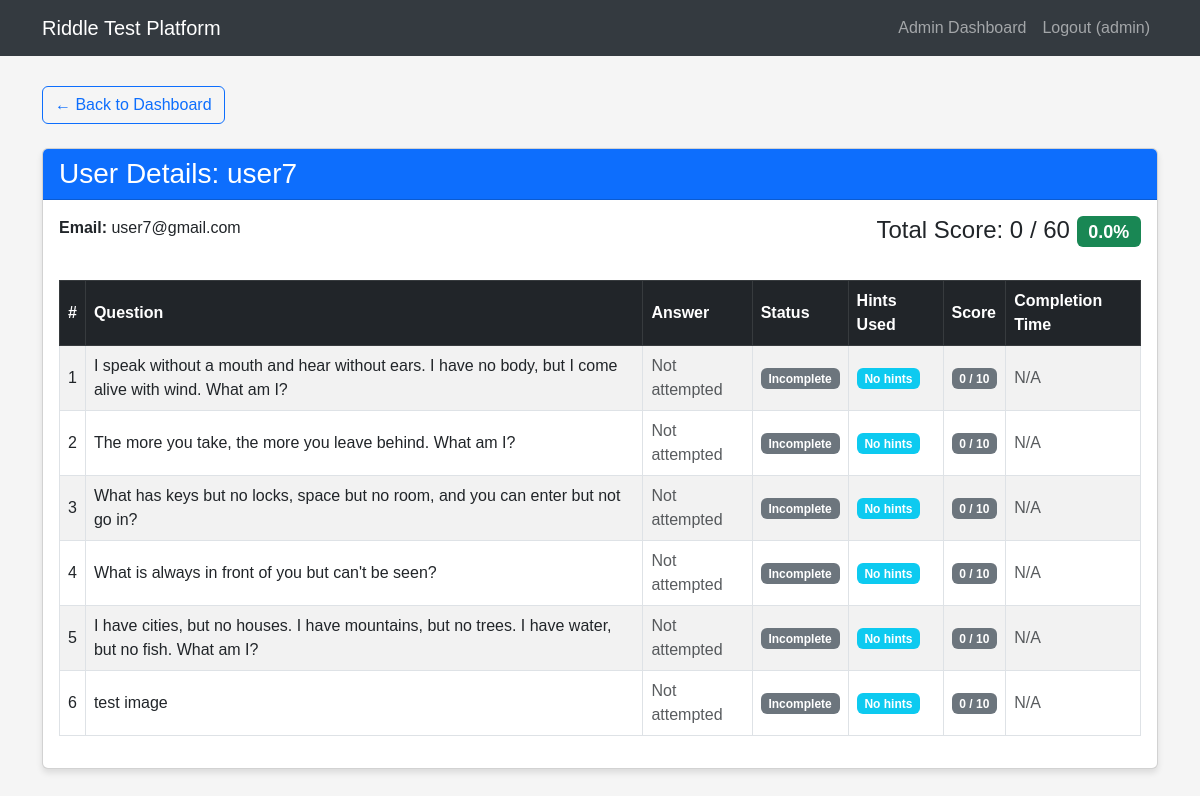
Page /admin/user_detail/10 (signed in) on the earlier database version.
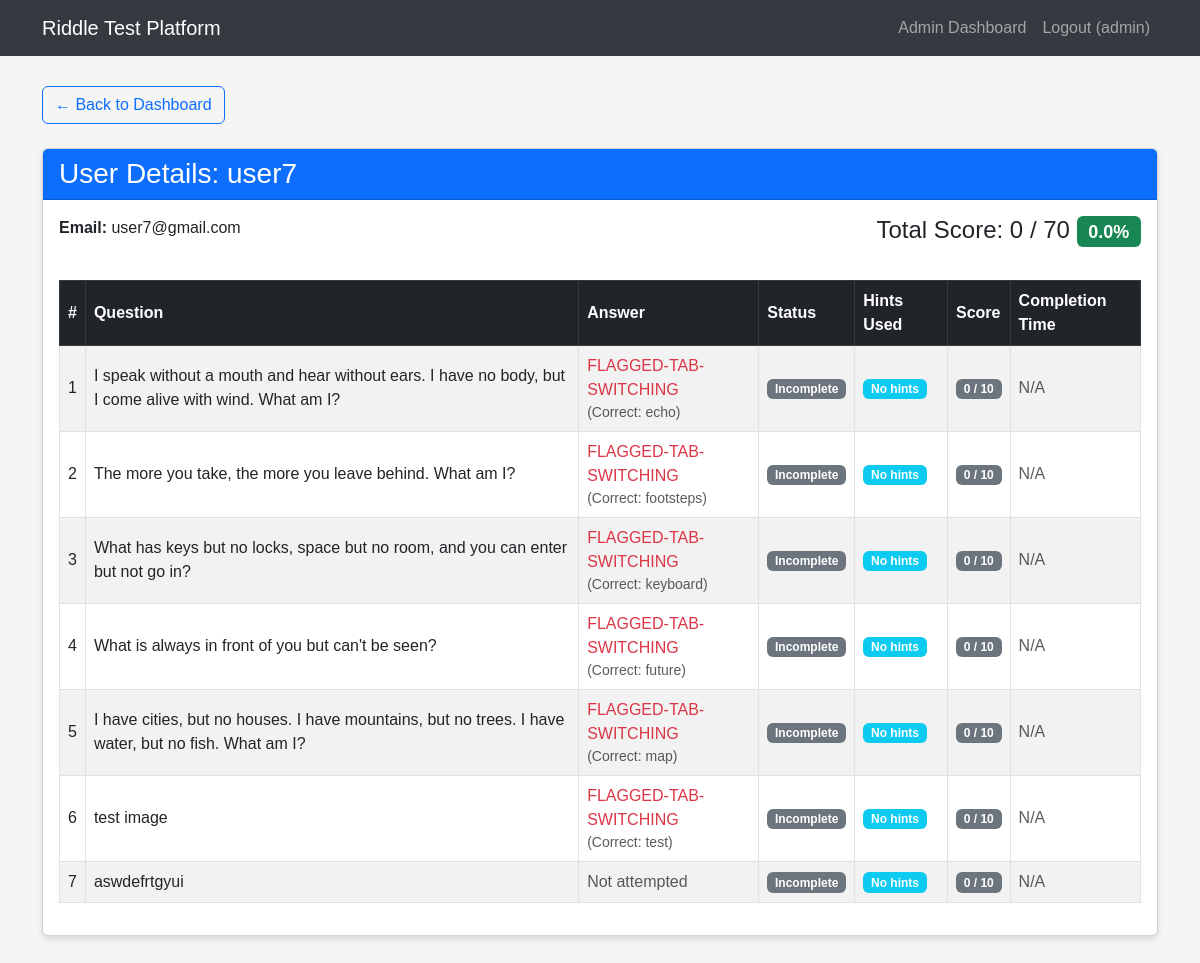
Same page on the later database version.
### tables this page shows
CREATE TABLE user_progress (
            id INTEGER PRIMARY KEY AUTOINCREMENT,
            user_id INTEGER NOT NULL,
            riddle_id INTEGER NOT NULL,
            score INTEGER DEFAULT 10,
            completed INTEGER DEFAULT 0,
            hint1_used INTEGER DEFAULT 0,
            hint2_used INTEGER DEFAULT 0,
            hint3_used INTEGER DEFAULT 0,
            answer_attempt TEXT,
            completion_time TIMESTAMP, warnings INTEGER DEFAULT 0,
            FOREIGN KEY (user_id) REFERENCES users (id),
            FOREIGN KEY (riddle_id) REFERENCES riddles (id),
            UNIQUE(user_id, riddle_id)
        );

CREATE TABLE riddles (
            id INTEGER PRIMARY KEY AUTOINCREMENT,
            question TEXT NOT NULL,
            answer TEXT NOT NULL,
            hint1 TEXT NOT NULL,
            hint2 TEXT NOT NULL,
            hint3 TEXT NOT NULL
        , image TEXT);

### app.py (the view)
@app.route('/admin/user_detail/<int:user_id>')
def user_detail(user_id):
    if 'user_id' not in session or not session.get('is_admin'):
        flash('Unauthorized access.')
        return redirect(url_for('login'))
    conn = sqlite3.connect('riddle_test.db')
    c = conn.cursor()
    c.execute("SELECT username, email FROM users WHERE id = ?", (user_id,))
    user_info = c.fetchone()
    if not user_info:
        conn.close()
        flash('User not found.')
        return redirect(url_for('admin_dashboard'))
    c.execute('''
        SELECT r.id, r.question, r.answer, up.score, up.completed,
               up.hint1_used, up.hint2_used, up.hint3_used, up.answer_attempt, up.completion_time
        FROM riddles r
        JOIN user_progress up ON r.id = up.riddle_id
        WHERE up.user_id = ?
        ORDER BY r.id
    ''', (user_id,))
    results_data = c.fetchall()
    c.execute('''
        SELECT SUM(score)
        FROM user_progress
        WHERE user_id = ? AND completed = 1
    ''', (user_id,))
    total_score = c.fetchone()[0] or 0
    c.execute("SELECT COUNT(*) * 10 FROM riddles")
    max_possible = c.fetchone()[0]
    percentage_score = int((total_score / max_possible * 100)) if max_possible > 0 else 0
    conn.close()
    user = {
        'id': user_id,
        'username': user_info[0],
        'email': user_info[1]
    }
    results = []
    for result in results_data:
        results.append({
            'id': result[0],
            'question': result[1],
            'correct_answer': result[2],
            'score': result[3],
            'completed': result[4],
            'hint1_used': result[5],
            'hint2_used': result[6],
            'hint3_used': result[7],
            'answer_attempt': result[8],
            'completion_time': result[9]
        })
    return render_template('user_detail.html',
                           user=user,
                           results=results,
                           total_score=total_score,
                           max_possible=max_possible,
                           percentage_score=percentage_score)

### templates/user_detail.html
{% extends 'base.html' %} {% block content %}
<div class="row">
  <div class="col-12 mb-4">
    <a href="{{ url_for('admin_dashboard') }}" class="btn btn-outline-primary">
      &larr; Back to Dashboard
    </a>
  </div>
</div>
<div class="row">
  <div class="col-12">
    <div class="card mb-4">
      <div class="card-header bg-primary text-white">
        <h3 class="card-title mb-0">User Details: {{ user.username }}</h3>
      </div>
      <div class="card-body">
        <div class="row mb-4">
          <div class="col-md-6">
            <p><strong>Email:</strong> {{ user.email }}</p>
          </div>
          <div class="col-md-6 text-md-end">
            <h4>
              Total Score: {{ total_score }} / {{ max_possible }}
              <span class="badge bg-success"
                >{{ "{:.1f}%".format(total_score / max_possible * 100) if
                max_possible > 0 else "0%" }}</span
              >
            </h4>
          </div>
        </div>
        <div class="table-responsive">
          <table class="table table-striped table-bordered results-table">
            <thead class="table-dark">
              <tr>
                <th>#</th>
                <th>Question</th>
                <th>Answer</th>
                <th>Status</th>
                <th>Hints Used</th>
                <th>Score</th>
                <th>Completion Time</th>
              </tr>
            </thead>
            <tbody>
              {% for result in results %}
              <tr>
                <td>{{ loop.index }}</td>
                <td>{{ result.question }}</td>
                <td>
                  {% if result.completed %}
                  <span class="text-success">{{ result.answer_attempt }}</span>
                  {% elif result.answer_attempt %}
                  <span class="text-danger">{{ result.answer_attempt }}</span>
                  <small class="d-block text-muted"
                    >(Correct: {{ result.correct_answer }})</small
                  >
                  {% else %}
                  <span class="text-muted">Not attempted</span>
                  {% endif %}
                </td>
                <td>
                  {% if result.completed %}
                  <span class="badge bg-success">Completed</span>
                  {% else %}
                  <span class="badge bg-secondary">Incomplete</span>
                  {% endif %}
                </td>
                <td>
                  {% set hints_used = (result.hint1_used or 0) +
                  (result.hint2_used or 0) + (result.hint3_used or 0) %} {% if
                  hints_used > 0 %}
                  <span class="badge bg-warning text-dark"
                    >{{ hints_used }} hint{% if hints_used > 1 %}s{% endif %}
                    used</span
                  >
                  {% else %}
                  <span class="badge bg-info">No hints</span>
                  {% endif %}
                </td>
                <td>
                  {% if result.completed %}
                  <span class="badge bg-primary">{{ result.score }} / 10</span>
                  {% else %}
                  <span class="badge bg-secondary">0 / 10</span>
                  {% endif %}
                </td>
                <td>
                  {% if result.completion_time %} {{
                  result.completion_time.split('T')[0] }}
                  <small class="d-block text-muted"
                    >{{ result.completion_time.split('T')[1].split('.')[0]
                    }}</small
                  >
                  {% else %}
                  <span class="text-muted">N/A</span>
                  {% endif %}
                </td>
              </tr>
              {% endfor %}
            </tbody>
          </table>
        </div>
      </div>
    </div>
  </div>
</div>
{% endblock %}

Differences in the rows shown:
changed user_progress: answer_attempt (not shown) → "FLAGGED-TAB-SWITCHING"; correct_answer (not shown) → "echo"; no longer shows "Not attempted"
changed user_progress "The more you take, the more you leave behind. What am I?": answer_attempt (not shown) → "FLAGGED-TAB-SWITCHING"; correct_answer (not shown) → "footsteps"; no longer shows "Not attempted"
changed user_progress "What has keys but no locks, space but no room, and you can enter but not go in?": answer_attempt (not shown) → "FLAGGED-TAB-SWITCHING"; correct_answer (not shown) → "keyboard"; no longer shows "Not attempted"
changed user_progress "What is always in front of you but can't be seen?": answer_attempt (not shown) → "FLAGGED-TAB-SWITCHING"; correct_answer (not shown) → "future"; no longer shows "Not attempted"
changed user_progress: answer_attempt (not shown) → "FLAGGED-TAB-SWITCHING"; correct_answer (not shown) → "map"; no longer shows "Not attempted"
changed user_progress "test image": answer_attempt (not shown) → "FLAGGED-TAB-SWITCHING"; correct_answer (not shown) → "test"; no longer shows "Not attempted"
added user_progress: question "aswdefrtgyui", completed "Not attempted"
Other differences:
{{ max_possible }}: "60" → "70"
